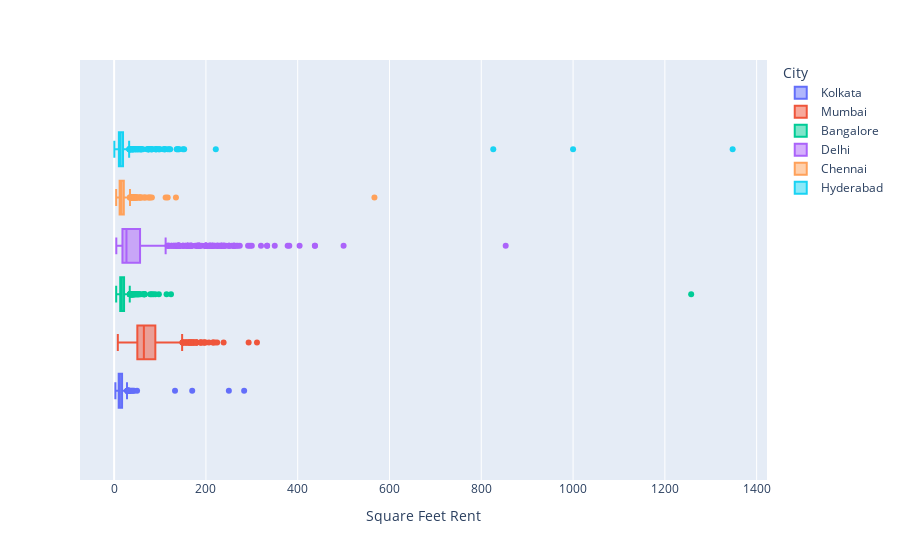

Notebook cell for this chart:
### Markdown cell above
#### Outlier

### Code cell
fig = px.box(df, x="Square Feet Rent", color="City")
fig.show()

### Figure 1 — Plotly figure (JSON) as saved in the notebook; plotly's stock layout.template omitted (floating-point values rounded to 4 significant figures; data arrays with more than 128 entries replaced by an {"elided": "..."} marker saying what was removed)
{"data": [{"alignmentgroup": "True", "hovertemplate": "City=Kolkata<br>Square Feet Rent=%{x}<extra></extra>", "legendgroup": "Kolkata", "marker": {"color": "#636efa"}, "name": "Kolkata", "notched": false, "offsetgroup": "Kolkata", "orientation": "h", "showlegend": true, "type": "box", "x": {"elided": "524 float values"}, "x0": " ", "xaxis": "x", "y0": " ", "yaxis": "y"}, {"alignmentgroup": "True", "hovertemplate": "City=Mumbai<br>Square Feet Rent=%{x}<extra></extra>", "legendgroup": "Mumbai", "marker": {"color": "#EF553B"}, "name": "Mumbai", "notched": false, "offsetgroup": "Mumbai", "orientation": "h", "showlegend": true, "type": "box", "x": {"elided": "972 float values"}, "x0": " ", "xaxis": "x", "y0": " ", "yaxis": "y"}, {"alignmentgroup": "True", "hovertemplate": "City=Bangalore<br>Square Feet Rent=%{x}<extra></extra>", "legendgroup": "Bangalore", "marker": {"color": "#00cc96"}, "name": "Bangalore", "notched": false, "offsetgroup": "Bangalore", "orientation": "h", "showlegend": true, "type": "box", "x": {"elided": "886 float values"}, "x0": " ", "xaxis": "x", "y0": " ", "yaxis": "y"}, {"alignmentgroup": "True", "hovertemplate": "City=Delhi<br>Square Feet Rent=%{x}<extra></extra>", "legendgroup": "Delhi", "marker": {"color": "#ab63fa"}, "name": "Delhi", "notched": false, "offsetgroup": "Delhi", "orientation": "h", "showlegend": true, "type": "box", "x": {"elided": "605 float values"}, "x0": " ", "xaxis": "x", "y0": " ", "yaxis": "y"}, {"alignmentgroup": "True", "hovertemplate": "City=Chennai<br>Square Feet Rent=%{x}<extra></extra>", "legendgroup": "Chennai", "marker": {"color": "#FFA15A"}, "name": "Chennai", "notched": false, "offsetgroup": "Chennai", "orientation": "h", "showlegend": true, "type": "box", "x": {"elided": "891 float values"}, "x0": " ", "xaxis": "x", "y0": " ", "yaxis": "y"}, {"alignmentgroup": "True", "hovertemplate": "City=Hyderabad<br>Square Feet Rent=%{x}<extra></extra>", "legendgroup": "Hyderabad", "marker": {"color": "#19d3f3"}, "name": "Hyderabad", "notched": false, "offsetgroup": "Hyderabad", "orientation": "h", "showlegend": true, "type": "box", "x": {"elided": "868 float values"}, "x0": " ", "xaxis": "x", "y0": " ", "yaxis": "y"}], "layout": {"boxmode": "group", "legend": {"title": {"text": "City"}, "tracegroupgap": 0}, "margin": {"t": 60}, "xaxis": {"anchor": "y", "domain": [0, 1], "title": {"text": "Square Feet Rent"}}, "yaxis": {"anchor": "x", "domain": [0, 1]}}}
